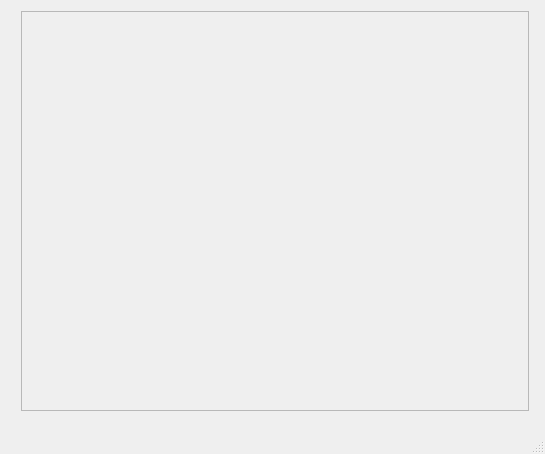
<?xml version="1.0" encoding="UTF-8"?>
<ui version="4.0">
 <class>MainWindow</class>
 <widget class="QMainWindow" name="MainWindow">
  <property name="geometry">
   <rect>
    <x>0</x>
    <y>0</y>
    <width>545</width>
    <height>454</height>
   </rect>
  </property>
  <property name="windowTitle">
   <string>MainWindow</string>
  </property>
  <widget class="QWidget" name="centralwidget">
   <widget class="QWidget" name="layoutWidget">
    <property name="geometry">
     <rect>
      <x>10</x>
      <y>2</y>
      <width>522</width>
      <height>728</height>
     </rect>
    </property>
    <layout class="QVBoxLayout" name="_2">
     <item>
      <widget class="QWidget" name="percentage_bar_chart" native="true">
       <property name="minimumSize">
        <size>
         <width>520</width>
         <height>400</height>
        </size>
       </property>
       <property name="maximumSize">
        <size>
         <width>520</width>
         <height>480</height>
        </size>
       </property>
       <layout class="QVBoxLayout" name="verticalLayout">
        <item>
         <widget class="QFrame" name="frame">
          <property name="minimumSize">
           <size>
            <width>508</width>
            <height>400</height>
           </size>
          </property>
          <property name="maximumSize">
           <size>
            <width>500</width>
            <height>16777215</height>
           </size>
          </property>
          <property name="layoutDirection">
           <enum>Qt::RightToLeft</enum>
          </property>
          <property name="frameShape">
           <enum>QFrame::StyledPanel</enum>
          </property>
          <property name="frameShadow">
           <enum>QFrame::Raised</enum>
          </property>
          <layout class="QGridLayout" name="percentage_bar_chart_cont"/>
         </widget>
        </item>
       </layout>
      </widget>
     </item>
     <item>
      <spacer name="verticalSpacer">
       <property name="orientation">
        <enum>Qt::Vertical</enum>
       </property>
       <property name="sizeHint" stdset="0">
        <size>
         <width>20</width>
         <height>158</height>
        </size>
       </property>
      </spacer>
     </item>
     <item>
      <layout class="QHBoxLayout" name="_4">
       <item>
        <spacer name="horizontalSpacer">
         <property name="orientation">
          <enum>Qt::Horizontal</enum>
         </property>
         <property name="sizeHint" stdset="0">
          <size>
           <width>98</width>
           <height>20</height>
          </size>
         </property>
        </spacer>
       </item>
       <item>
        <widget class="QLabel" name="label">
         <property name="text">
          <string>加法器</string>
         </property>
        </widget>
       </item>
       <item>
        <spacer name="horizontalSpacer_2">
         <property name="orientation">
          <enum>Qt::Horizontal</enum>
         </property>
         <property name="sizeHint" stdset="0">
          <size>
           <width>40</width>
           <height>20</height>
          </size>
         </property>
        </spacer>
       </item>
      </layout>
     </item>
     <item>
      <layout class="QHBoxLayout" name="_3">
       <item>
        <spacer name="horizontalSpacer_3">
         <property name="orientation">
          <enum>Qt::Horizontal</enum>
         </property>
         <property name="sizeHint" stdset="0">
          <size>
           <width>118</width>
           <height>20</height>
          </size>
         </property>
        </spacer>
       </item>
       <item>
        <widget class="QDoubleSpinBox" name="input1"/>
       </item>
       <item>
        <widget class="QLabel" name="label_2">
         <property name="text">
          <string>+</string>
         </property>
        </widget>
       </item>
       <item>
        <widget class="QDoubleSpinBox" name="input2"/>
       </item>
       <item>
        <widget class="QLabel" name="label_3">
         <property name="text">
          <string>=</string>
         </property>
        </widget>
       </item>
       <item>
        <widget class="QLabel" name="result">
         <property name="text">
          <string>？</string>
         </property>
        </widget>
       </item>
       <item>
        <spacer name="horizontalSpacer_4">
         <property name="orientation">
          <enum>Qt::Horizontal</enum>
         </property>
         <property name="sizeHint" stdset="0">
          <size>
           <width>40</width>
           <height>20</height>
          </size>
         </property>
        </spacer>
       </item>
      </layout>
     </item>
     <item>
      <layout class="QHBoxLayout" name="_5">
       <item>
        <spacer name="horizontalSpacer_5">
         <property name="orientation">
          <enum>Qt::Horizontal</enum>
         </property>
         <property name="sizeHint" stdset="0">
          <size>
           <width>118</width>
           <height>20</height>
          </size>
         </property>
        </spacer>
       </item>
       <item>
        <widget class="QLabel" name="label_4">
         <property name="text">
          <string>进度</string>
         </property>
        </widget>
       </item>
       <item>
        <widget class="QProgressBar" name="progressBar">
         <property name="value">
          <number>24</number>
         </property>
        </widget>
       </item>
       <item>
        <spacer name="horizontalSpacer_6">
         <property name="orientation">
          <enum>Qt::Horizontal</enum>
         </property>
         <property name="sizeHint" stdset="0">
          <size>
           <width>40</width>
           <height>20</height>
          </size>
         </property>
        </spacer>
       </item>
      </layout>
     </item>
     <item>
      <layout class="QHBoxLayout" name="_6">
       <item>
        <spacer name="horizontalSpacer_7">
         <property name="orientation">
          <enum>Qt::Horizontal</enum>
         </property>
         <property name="sizeHint" stdset="0">
          <size>
           <width>40</width>
           <height>20</height>
          </size>
         </property>
        </spacer>
       </item>
       <item>
        <widget class="QLabel" name="label_5">
         <property name="text">
          <string>延时</string>
         </property>
        </widget>
       </item>
       <item>
        <widget class="QSpinBox" name="timeCost"/>
       </item>
       <item>
        <widget class="QPushButton" name="pushButton">
         <property name="text">
          <string>计算</string>
         </property>
        </widget>
       </item>
       <item>
        <spacer name="horizontalSpacer_8">
         <property name="orientation">
          <enum>Qt::Horizontal</enum>
         </property>
         <property name="sizeHint" stdset="0">
          <size>
           <width>40</width>
           <height>20</height>
          </size>
         </property>
        </spacer>
       </item>
      </layout>
     </item>
     <item>
      <widget class="QPushButton" name="multiButton">
       <property name="text">
        <string>多选文件</string>
       </property>
      </widget>
     </item>
    </layout>
   </widget>
  </widget>
  <widget class="QMenuBar" name="menubar">
   <property name="geometry">
    <rect>
     <x>0</x>
     <y>0</y>
     <width>545</width>
     <height>22</height>
    </rect>
   </property>
  </widget>
  <widget class="QStatusBar" name="statusbar"/>
 </widget>
 <resources/>
 <connections/>
</ui>
